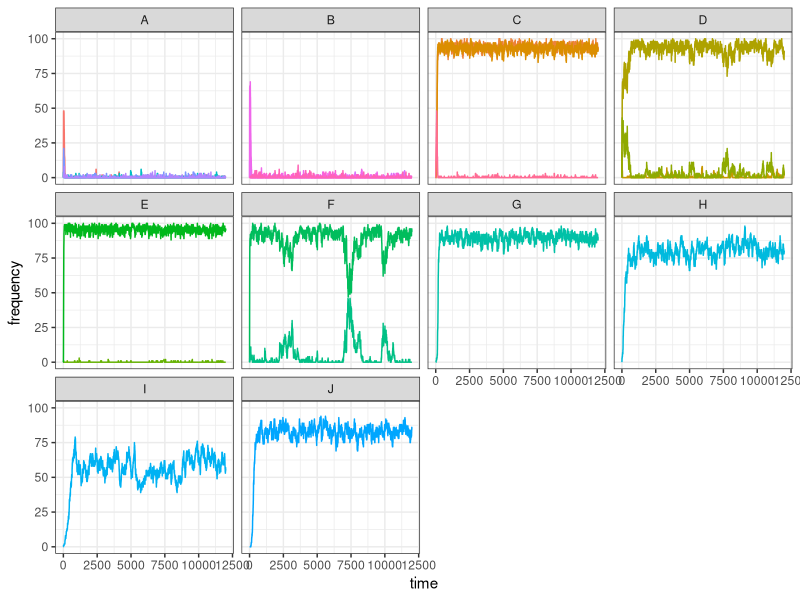

R code for this plot:
## ---- chunk 1
knitr::opts_chunk$set(echo = TRUE)
## ---- chunk 2
N <- 100
pop <- matrix(c(rep(0, 38 * N), sample(1:300, N, replace = TRUE)), nrow = N, byrow = FALSE)
## ---- chunk 3
nut_y <- sum(pop[1, 17:20]) + sum(pop[1, 25:27]) + sum(pop[1, 31:32]) + pop[1, 35] + pop[1, 37]
nut_z <- sum(pop[1, 21:24]) + sum(pop[1, 28:30]) + sum(pop[1, 33:34]) + pop[1, 36] + pop[1, 38]

state <- 1 - abs(nut_y - nut_z) / 5
## ---- chunk 4
state <- 1 - abs(1 - 2) / 5
state
## ---- chunk 5
library(tidyverse)

set_oranzees_environment <- function() {
  list_pop <- c("Uossob", "Iat Forest", "Ebmog", "Elaham", "Elabik", "Ognodub")
  output <- tibble(
    population = rep(list_pop, each = 38),
    behaviour = as.factor(rep(1:38, 6)),
    type = rep(c(rep("social", 16), rep("food-related", 22)), 6),
    category = rep(c(
      rep("play", 4), rep("display", 4), rep("groom", 4), rep("courthsip", 4),
      "A", "A", "A", "A", "B", "B", "B", "B", "C", "C", "C", "D", "D", "D", "E", "E", "F", "F", "G", "H", "I", "J"
    ), 6),
    nutrient = rep(c(rep(NA, 16), "Y", "Y", "Y", "Y", "Z", "Z", "Z", "Z", "Y", "Y", "Y", "Z", "Z", "Z", "Y", "Y", "Z", "Z", "Y", "Z", "Y", "Z"), 6),
    p_g = rep(NA, 38 * 6),
    p_e = rep(NA, 38 * 6)
  )

  env_or_x <- c(220, 230, 700, 705, 710, 750)
  env_or_y <- c(660, 610, 450, 430, 510, 550)

  # genetic predispositions:
  x_g <- sample(1:1000, 38)
  y_g <- sample(1:1000, 38)

  # ecological availability:
  x_e <- sample(1:1000, 38)
  y_e <- sample(1:1000, 38)

  for (i in 1:6) {
    for (behav in 1:38) {
      output[output$population == list_pop[i] & output$behaviour == behav, ]$p_g <- 1 - sqrt((x_g[behav] - env_or_x[i])^2 + (y_g[behav] - env_or_y[i])^2) / 1000

      if (behav > 16) { # only for food-related behaviours:
        output[output$population == list_pop[i] & output$behaviour == behav, ]$p_e <- 1 - sqrt((x_e[behav] - env_or_x[i])^2 + (y_e[behav] - env_or_y[i])^2) / 500
      }
    }
  }

  # replace negative values with 0s:
  if (dim(output[output$p_g < 0, ])[1] > 0) {
    output[output$p_g < 0, ]$p_g <- 0
  }
  if (dim(output[output$p_e < 0 & !is.na(output$p_e), ])[1] > 0) {
    output[output$p_e < 0 & !is.na(output$p_e), ]$p_e <- 0
  }

  # return the tibble:
  output
}
## ---- chunk 6
oranzees_environment <- set_oranzees_environment()
test_environment <- oranzees_environment %>%
  filter(population == "Uossob")
## ---- chunk 7

food_behaviours <- which(pop[1, 17:38] > 0) + 16
if (length(food_behaviours) > 1) {
  amount <- test_environment$p_e[food_behaviours]
  nutrients <- test_environment$nutrient[food_behaviours]
  if (length(unique(nutrients)) > 1) {
    state <- ((1 - abs(sum(amount[nutrients == "Y"]) - sum(amount[nutrients == "Z"])) / 5) + sum(amount / 5)) / 2
  } else {
    state <- 0
  }
} else {
  state <- 0
}
## ---- chunk 8
state <- rep(0, N)
p_state <- rep(NA, N)
for (i in 1:N) {
  food_behaviours <- which(pop[i, 17:38] > 0) + 16
  if (length(food_behaviours) > 1) {
    amount <- test_environment$p_e[food_behaviours]
    nutrients <- test_environment$nutrient[food_behaviours]
    if (length(unique(nutrients)) > 1) {
      state[i] <- ((1 - abs(sum(amount[nutrients == "Y"]) - sum(amount[nutrients == "Z"])) / 5) + sum(amount / 5)) / 2
    } else {
      state[i] <- 0
    }
  } else {
    state[i] <- 0
  }
  p_state[i] <- rnorm(1, mean = 1 - state[i], sd = .05)
}
## ---- chunk 9
head(p_state)
## ---- chunk 10
test_environment$p_e <- c(rep(NA, 16), 1, 1, 1, 1, 0, 0, 0, 0, 0, 0, 0, 1, 1, 1, 0.5, 0.5, 0.5, 0.5, 1, 0, 0, 1)
## ---- chunk 11
pop[1, c(17, 28, 31, 33, 35, 38)] <- 1
## ---- chunk 12
pop[2, c(17, 31, 33, 35)] <- 1
## ---- chunk 13
pop[3, c(29, 34, 38)] <- 1
## ---- chunk 14
pop[4, c(31, 34)] <- 1
## ---- chunk 15
state <- rep(0, N)
p_state <- rep(NA, N)
for (i in 1:N) {
  food_behaviours <- which(pop[i, 17:38] > 0) + 16
  if (length(food_behaviours) > 1) {
    amount <- test_environment$p_e[food_behaviours]
    nutrients <- test_environment$nutrient[food_behaviours]
    if (length(unique(nutrients)) > 1) {
      state[i] <- ((1 - abs(sum(amount[nutrients == "Y"]) - sum(amount[nutrients == "Z"])) / 5) + sum(amount / 5)) / 2
    } else {
      state[i] <- 0
    }
  } else {
    state[i] <- 0
  }
  p_state[i] <- rnorm(1, mean = 1 - state[i], sd = .05)
}
## ---- chunk 16
head(p_state)
## ---- chunk 17
test_oranzees3 <- function(t_max) {
  oranzees_environment <- set_oranzees_environment()
  test_environment <- oranzees_environment %>%
    filter(population == "Uossob")

  N <- 100

  pop <- matrix(c(rep(0, 38 * N), sample(1:300, N, replace = TRUE)), nrow = N, byrow = FALSE)

  output <- matrix(nrow = t_max, ncol = 22)

  for (t in 1:t_max) {
    output[t, ] <- colSums(pop[, 17:38])
    # demographic bit:
    pop[, 39] <- pop[, 39] + 1
    pop[pop[, 39] >= 720, ] <- 0
    old <- which(pop[, 39] > 300)
    dead <- sample(c(TRUE, FALSE), length(old), prob = c(.01, .99), replace = TRUE)
    pop[old[dead], ] <- 0
    # innovation bit:
    for (i in 1:N) {
      food_behaviours <- which(pop[i, 17:38] > 0) + 16
      if (length(food_behaviours) > 1) {
        amount <- test_environment$p_e[food_behaviours]
        nutrients <- test_environment$nutrient[food_behaviours]
        if (length(unique(nutrients)) > 1) {
          state <- ((1 - abs(sum(amount[nutrients == "Y"]) - sum(amount[nutrients == "Z"])) / 5) + sum(amount / 5)) / 2
        } else {
          state <- 0
        }
      } else {
        state <- 0
      }
      p_state <- rnorm(1, mean = 1 - state, sd = .05)
      if (runif(1) < p_state) {
        p_peering <- rnorm(22, mean = colSums(pop[, 17:38]), sd = 1)
        p_peering[p_peering < 0] <- 0
        innovation_i <- sample(17:38, 1, prob = p_peering)
        if (runif(1) < test_environment$p_g[innovation_i]) {
          if (innovation_i <= 20) {
            pop[i, 17:20] <- 0
            pop[i, innovation_i] <- 1
          } else if (innovation_i > 20 & innovation_i <= 24) {
            pop[i, 21:24] <- 0
            pop[i, innovation_i] <- 1
          } else if (innovation_i > 24 & innovation_i <= 27) {
            pop[i, 25:17] <- 0
            pop[i, innovation_i] <- 1
          } else if (innovation_i > 27 & innovation_i <= 30) {
            pop[i, 28:30] <- 0
            pop[i, innovation_i] <- 1
          } else if (innovation_i > 30 & innovation_i <= 32) {
            pop[i, 31:32] <- 0
            pop[i, innovation_i] <- 1 
          } else if (innovation_i > 32 & innovation_i <= 34) {
            pop[i, 33:34] <- 0
            pop[i, innovation_i] <- 1
          } else {
            pop[i, innovation_i] <- 1
          }
        }
      }
    }
  }
  output
}
## ---- chunk 18
t_max <- 12000
my_test <- test_oranzees3(t_max)
## ---- chunk 19
my_test <- gather(as_tibble(my_test), 1:22, key = "behaviour", value = "frequency")
data_to_plot = tibble(behaviour = my_test$behaviour, 
                      frequency = my_test$frequency, 
                      time = rep(1:t_max, 22), 
                      category = c(rep("A", t_max*4), rep("B", t_max*4), rep("C", t_max*3), rep("D", t_max*3), 
                                   rep("E", t_max*2), rep("F", t_max*2), rep("G", t_max), rep("H", t_max), 
                                   rep("I", t_max), rep("J", t_max)))

ggplot(data = data_to_plot) +
  geom_line(aes(x = time, y = frequency, color = behaviour)) +
  facet_wrap(~category) +
  theme_bw() +
  theme(legend.position = "none")
